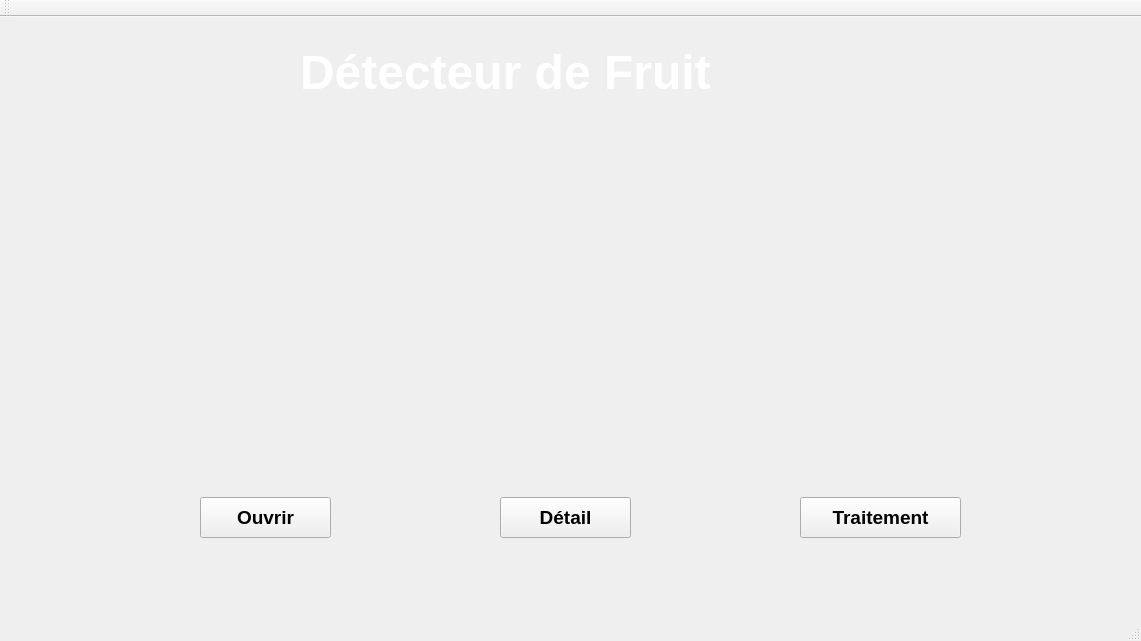
<?xml version="1.0" encoding="UTF-8"?>
<ui version="4.0">
 <class>MainWindow</class>
 <widget class="QMainWindow" name="MainWindow">
  <property name="geometry">
   <rect>
    <x>0</x>
    <y>0</y>
    <width>1141</width>
    <height>641</height>
   </rect>
  </property>
  <property name="windowTitle">
   <string>MainWindow</string>
  </property>
  <widget class="QWidget" name="centralWidget">
   <widget class="QLabel" name="image_debut">
    <property name="geometry">
     <rect>
      <x>50</x>
      <y>150</y>
      <width>431</width>
      <height>271</height>
     </rect>
    </property>
    <property name="text">
     <string/>
    </property>
   </widget>
   <widget class="QLabel" name="image_fin">
    <property name="geometry">
     <rect>
      <x>650</x>
      <y>150</y>
      <width>431</width>
      <height>271</height>
     </rect>
    </property>
    <property name="text">
     <string/>
    </property>
   </widget>
   <widget class="QLabel" name="label">
    <property name="geometry">
     <rect>
      <x>300</x>
      <y>10</y>
      <width>571</width>
      <height>91</height>
     </rect>
    </property>
    <property name="font">
     <font>
      <pointsize>36</pointsize>
      <weight>75</weight>
      <bold>true</bold>
     </font>
    </property>
    <property name="text">
     <string>&lt;html&gt;&lt;head/&gt;&lt;body&gt;&lt;p&gt;&lt;span style=&quot; color:#ffffff;&quot;&gt;Détecteur de Fruit&lt;/span&gt;&lt;/p&gt;&lt;/body&gt;&lt;/html&gt;</string>
    </property>
   </widget>
   <widget class="QPushButton" name="bouton_insertion_image">
    <property name="geometry">
     <rect>
      <x>200</x>
      <y>480</y>
      <width>131</width>
      <height>41</height>
     </rect>
    </property>
    <property name="font">
     <font>
      <pointsize>14</pointsize>
      <weight>75</weight>
      <bold>true</bold>
     </font>
    </property>
    <property name="text">
     <string>Ouvrir</string>
    </property>
   </widget>
   <widget class="QPushButton" name="boutuon_traitement">
    <property name="geometry">
     <rect>
      <x>800</x>
      <y>480</y>
      <width>161</width>
      <height>41</height>
     </rect>
    </property>
    <property name="font">
     <font>
      <pointsize>14</pointsize>
      <weight>75</weight>
      <bold>true</bold>
     </font>
    </property>
    <property name="text">
     <string>Traitement</string>
    </property>
   </widget>
   <widget class="QPushButton" name="bouton_detail">
    <property name="geometry">
     <rect>
      <x>500</x>
      <y>480</y>
      <width>131</width>
      <height>41</height>
     </rect>
    </property>
    <property name="font">
     <font>
      <pointsize>14</pointsize>
      <weight>75</weight>
      <bold>true</bold>
     </font>
    </property>
    <property name="text">
     <string>Détail</string>
    </property>
   </widget>
   <widget class="QLabel" name="fond">
    <property name="geometry">
     <rect>
      <x>-6</x>
      <y>-15</y>
      <width>1151</width>
      <height>631</height>
     </rect>
    </property>
    <property name="text">
     <string/>
    </property>
    <property name="pixmap">
     <pixmap>../../../Pictures/fe0005-seder-1.jpg</pixmap>
    </property>
    <property name="scaledContents">
     <bool>true</bool>
    </property>
   </widget>
   <zorder>fond</zorder>
   <zorder>image_debut</zorder>
   <zorder>image_fin</zorder>
   <zorder>label</zorder>
   <zorder>bouton_insertion_image</zorder>
   <zorder>boutuon_traitement</zorder>
   <zorder>bouton_detail</zorder>
  </widget>
  <widget class="QMenuBar" name="menuBar">
   <property name="geometry">
    <rect>
     <x>0</x>
     <y>0</y>
     <width>1141</width>
     <height>26</height>
    </rect>
   </property>
  </widget>
  <widget class="QToolBar" name="mainToolBar">
   <attribute name="toolBarArea">
    <enum>TopToolBarArea</enum>
   </attribute>
   <attribute name="toolBarBreak">
    <bool>false</bool>
   </attribute>
  </widget>
  <widget class="QStatusBar" name="statusBar"/>
 </widget>
 <layoutdefault spacing="6" margin="11"/>
 <resources/>
 <connections/>
</ui>
